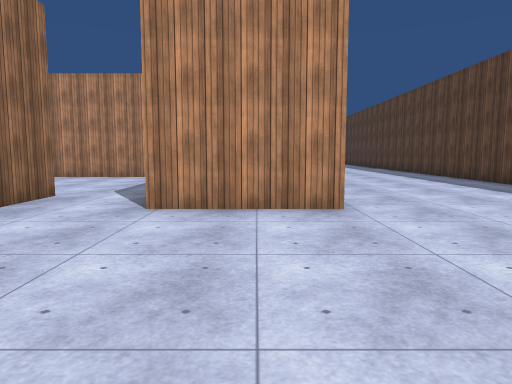
[1] (above)

24 first-person views from a walk through a scene from a Unity 3-D project. The camera is 1.4 m above the floor, tilts 6° down and sees 70° across. The floor is counted in squares, 2 m on a side. Each view is taken from the middle of a square. On the plan, view 1 faces up. The plan holds only what a view shows up to about 11 squares ahead; the rest is blank. The place goes on beyond the plan. Surface patterns are stand-ins for the level's own textures.

[2]
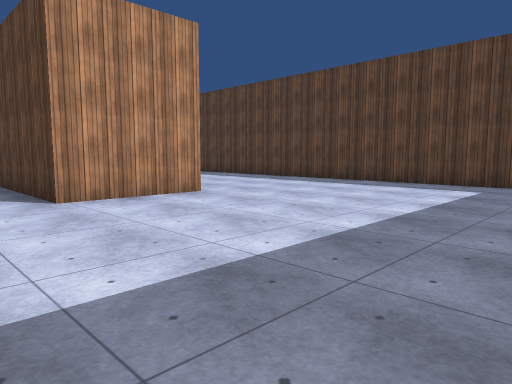

[3]
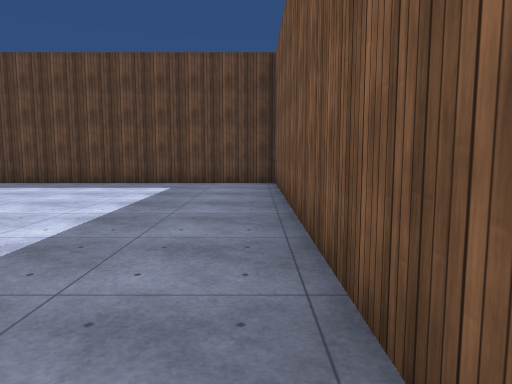

[4]
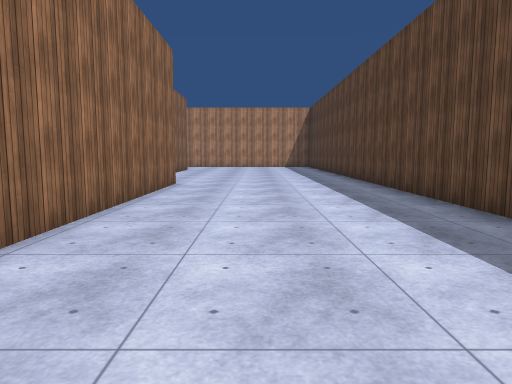

[5]
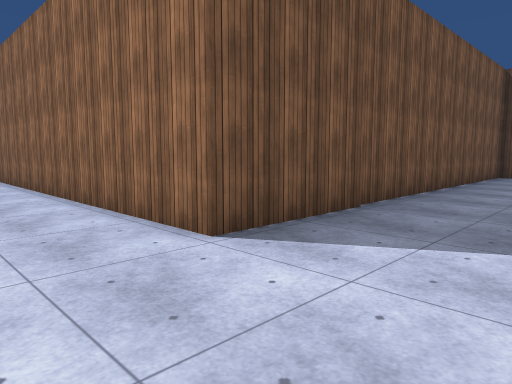

[6]
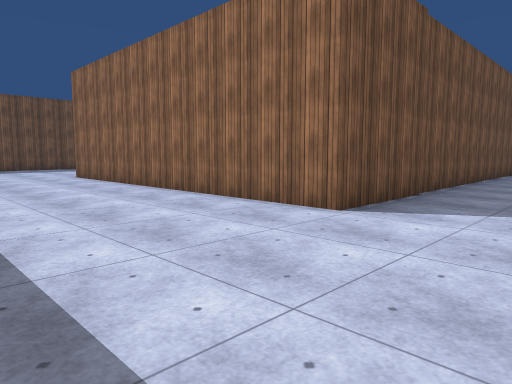

[7]
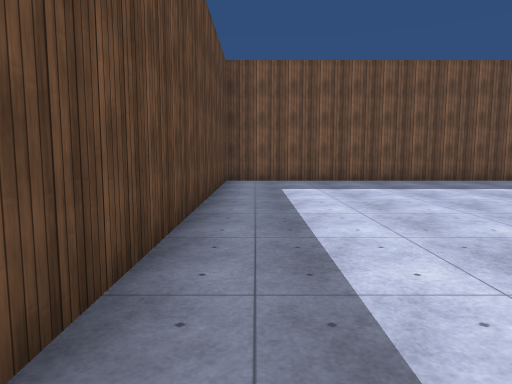

[8]
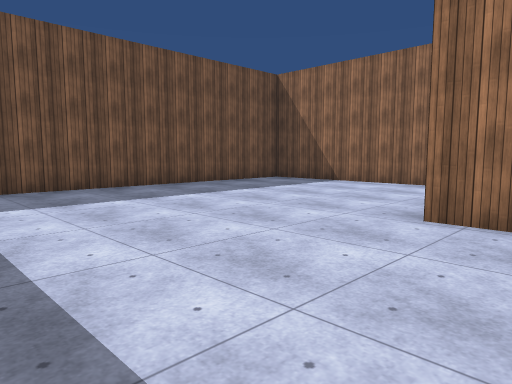

[9]
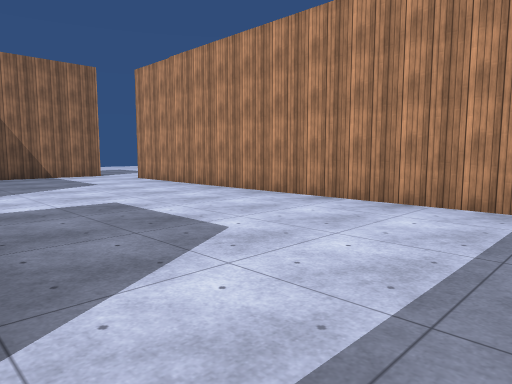

[10]
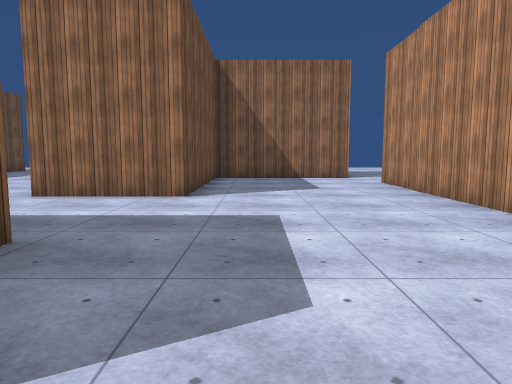

[11]
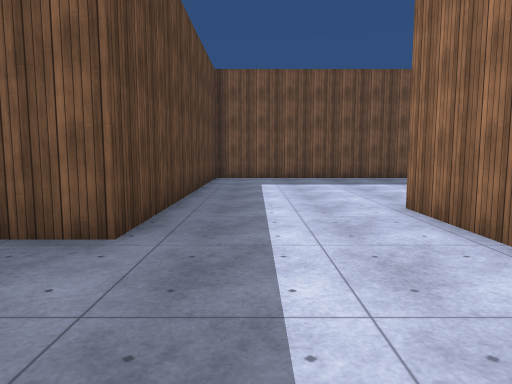

[12]
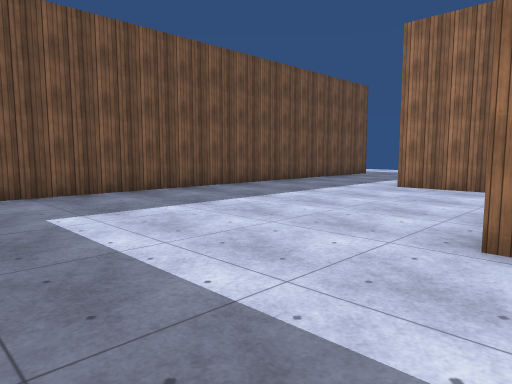

[13]
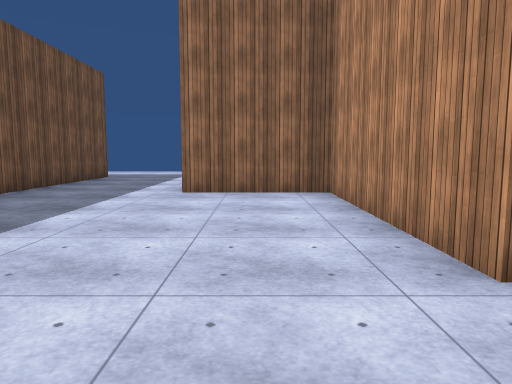

[14]
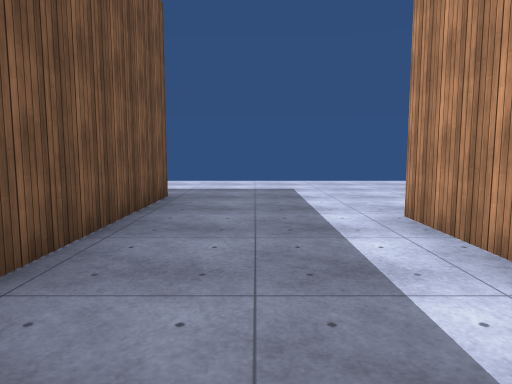

[15]
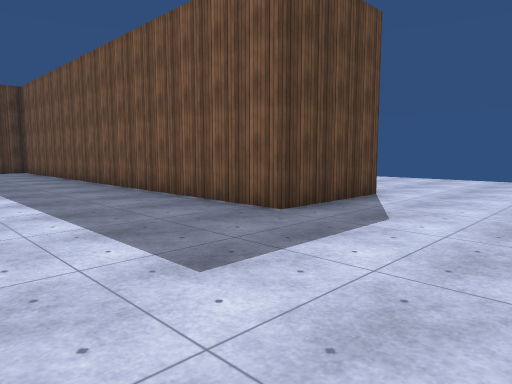

[16]
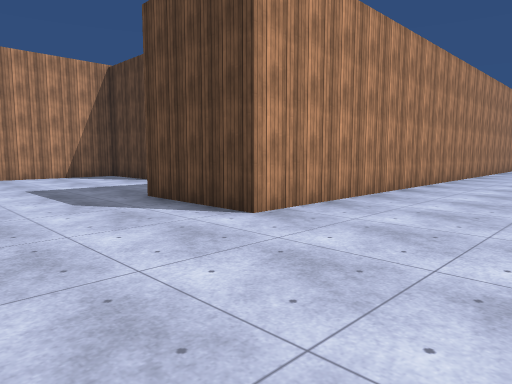

[17]
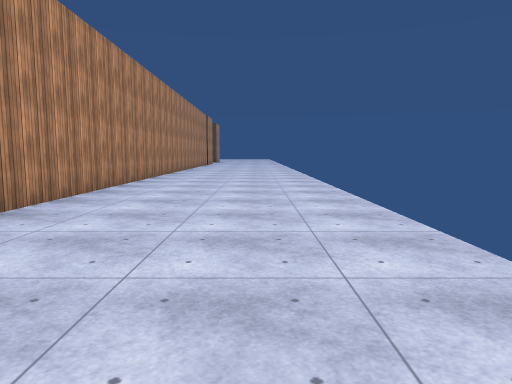

[18]
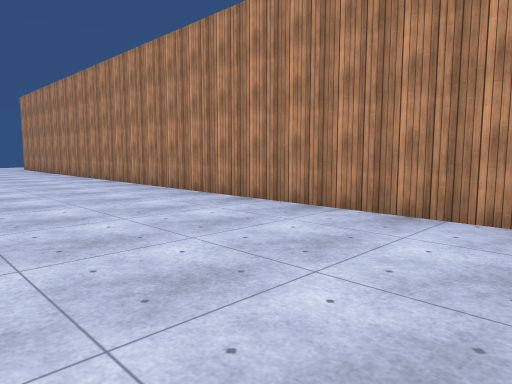

[19]
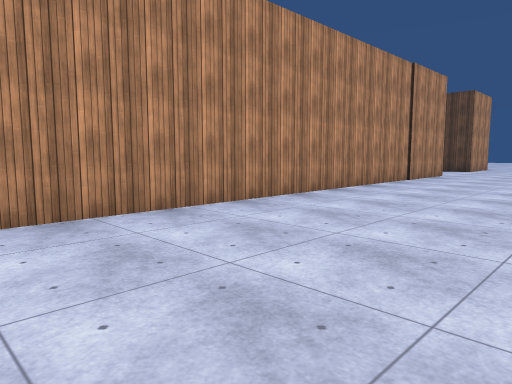

[20]
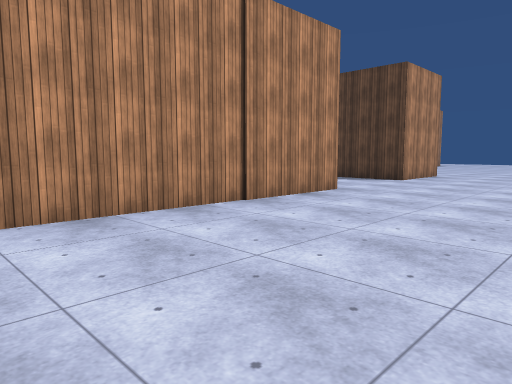

[21]
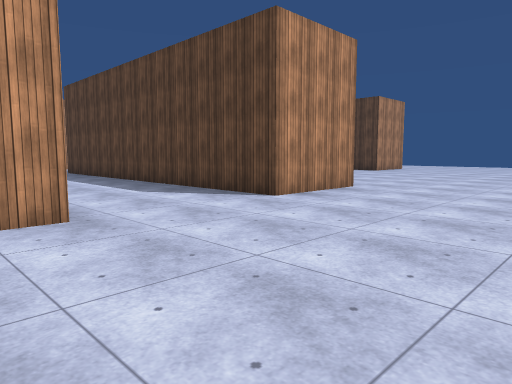

[22]
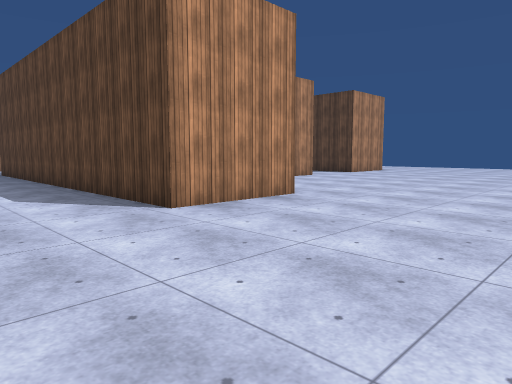

[23]
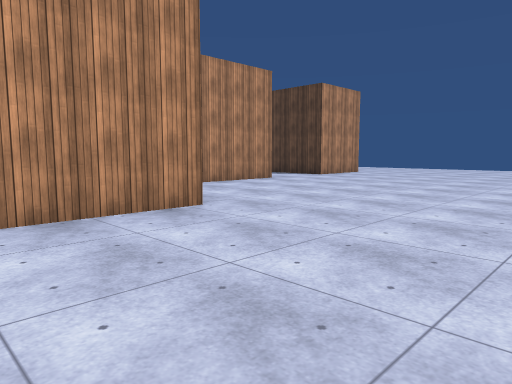

[24]
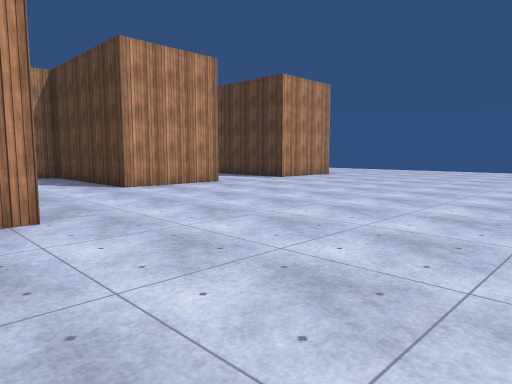

### Floor plan
Points are (right, up) in squares from view 1. A wall is a line through its corners. A room is listed if a view was taken in it or the views show most of it. See-through windows are left out.
Room 1 (views 1, 2, 3, 4, 5, 6, 7, 8, 9)
walls: (-3.3, 6.1) (-3.3, 4.8); (-3.3, 3) (-3.3, -1.5) (5.8, -1.5) (5.8, 16.1); (-9.4, 13.6) (1.1, 13.6) (1.1, 4.6) (-1.4, 4.6) (-1.4, 6.5)
ways out: opening at (-2.5, 5.5) to room 2
Room 2 (views 10, 11, 12, 13, 14, 15, 16, 17, 18, 19, 20, 21, 22, 23, 24)
walls: (8.4, -4) (-18, -4) (-18, -1.5) (-5.9, -1.5) (-5.9, 6.1) (-4.9, 6.1); (-1.4, 6.5) (-1.4, 8.2); (-14.2, 1.7) (-16.1, 1.7); (14.1, -4) (11.5, -4) (11.5, 5.1); (-2.8, 11) (-11.9, 11); (-16.1, 2.1) (-16.1, 3.8); (-16.6, 4.3) (-19, 4.3); (-13.6, 9.4) (-13.6, 6.8) (-8.9, 6.8) (-8.9, 4.3) (-13.6, 4.3) (-13.6, 1.6); (19, -0.8) (16.4, -0.8) (16.4, 3.5) (15.9, 3.5)
ways out: opening at (-2.5, 5.5) to room 1; opening at (-12.5, 10.5)

Where each view was taken, in squares from view 1:
view 1: 0 up, 0 right, facing up
view 2: 1 down, 3 left, facing up-right
view 3: 1 down, 3 left, facing right
view 4: 5 up, 3 right, facing up
view 5: 16 up, 3 right, facing down-left
view 6: 16 up, 5 right, facing down-left
view 7: 8 up, 5 right, facing down
view 8: 6 up, 5 right, facing down-left
view 9: 6 up, 2 left, facing up-left
view 10: 8 up, 3 left, facing left
view 11: 9 up, 7 left, facing down
view 12: 5 up, 6 left, facing down-left
view 13: 3 up, 7 left, facing left
view 14: 0 up, 12 left, facing left
view 15: 2 up, 21 left, facing down-right
view 16: 7 down, 21 left, facing up-right
view 17: 7 down, 17 left, facing right
view 18: 8 down, 0 right, facing up-left
view 19: 8 down, 4 left, facing up-right
view 20: 8 down, 2 right, facing up-right
view 21: 8 down, 7 right, facing up-right
view 22: 8 down, 9 right, facing up-right
view 23: 8 down, 11 right, facing up-right
view 24: 8 down, 13 right, facing up-right
